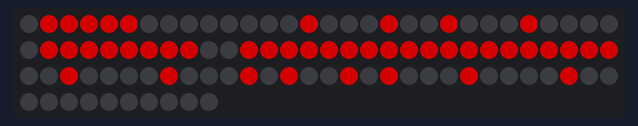
A sketch run on a simulated Arduino Uno, built with avr-gcc and run on an emulated ATmega328P. On the bench: 100 RGB LEDs in strip order, left to right, continuing on the next row. Dim RGB values are drawn brighter than linear; colours are those a GRB WS2812 strip shows for the declared byte order; random numbers use the default seed unless the sketch sets one.

Above: at 0.1 s.
At 25.41 s:
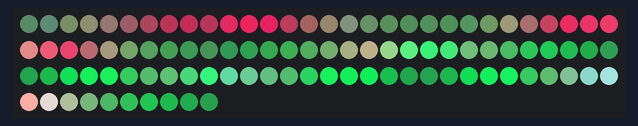
At 28.89 s:
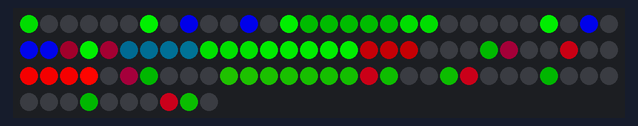
At 32.34 s:
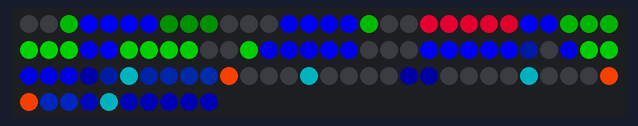
At 35.8 s:
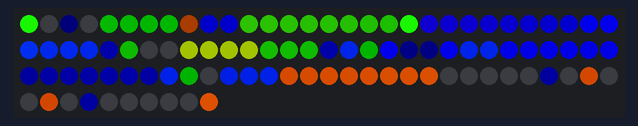
At 39.56 s:
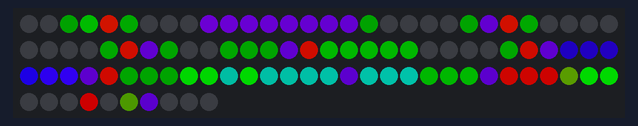

The sketch:

jules_colors.ino
```cpp
#include <FastLED.h>

#define PIN_LEDS 2

#define NUM_LEDS 100
#define X_MAX 10
#define Y_MAX 10

CRGB leds[NUM_LEDS];
static const CRGBPalette16 palette = RainbowColors_p;
enum Dir {UP = 0, LEFT = 1, DOWN = 2, RIGHT = 3};

uint16_t tractor[10] = {
  0b0000111110,
  0b0000100010,
  0b0000100010,
  0b0111111110,
  0b1111111110,
  0b1111111111,
  0b0010000100,
  0b0101001010,
  0b0010000100,
  0b0000000000,
};

void setup() {
  // Setup the LED strip
  FastLED.addLeds<WS2812B, PIN_LEDS, RGB>(leds, NUM_LEDS);
  FastLED.setBrightness(255);
  // Initialize the random seed
  randomSeed(analogRead(0));
}

// Blank all the pixels on the screen
void Blank() {
  for (int i = 0; i < NUM_LEDS; i++){
    leds[i] = CRGB::Black;
  }
}

// Fade all the pixels by the same fractional amount
void Fade() {
  for (int i = 0; i < NUM_LEDS; i++){
    leds[i].fadeToBlackBy(2);
  }
}

// Address an LED based on its X/Y coordinates
CRGB& Led(int x, int y) {
  if ((x % 2) == 1) {
    y = 9 - y;
  }
  return leds[y + (x * Y_MAX)];
}

// Move an X/Y point around, and bounce it on a wall when necessary
void MoveAndBounce(int32_t& x, int32_t& y, int32_t& dx, int32_t& dy) {
  x += dx;
  if (x < 0) {
    x = 0;
    dx = -dx;
  }
  if (x >= 256 * X_MAX) {
    x = 256 * X_MAX - 1;
    dx = -dx;
  }
  y += dy;
  if (y < 0) {
    y = 0;
    dy = -dy;
  }
  if (y >= 256 * Y_MAX) {
    y = 256 * Y_MAX - 1;
    dy = -dy;
  }
}


void Blobs() {
  static const int NUM_BLOBS = 5;
  int32_t x_b[NUM_BLOBS], y_b[NUM_BLOBS], dx_b[NUM_BLOBS], dy_b[NUM_BLOBS];
  CRGB c_b[NUM_BLOBS];
  // Pick starting points for the blobs, x and y coordinates have the binary point at 8
  for (int i = 0; i < NUM_BLOBS; i++) {
    x_b[i] = random(X_MAX * 256);
    y_b[i] = random(Y_MAX * 256);
    // Make sure we don't pick (0,0) (not moving)
    do {
      dx_b[i] = random(512) - 256;
      dy_b[i] = random(512) - 256;
    } while (dx_b[i] == 0 && dy_b[i] == 0);
    c_b[i] = ColorFromPalette(palette, random(255), 255, LINEARBLEND);
  }
  // Move the blobs around
  for (int i = 0; i < 300; i++) {
    // Now we can start rendering, pixel by pixel.
    for (int32_t x = 0; x < X_MAX; x++) {
      for (int32_t y = 0; y < Y_MAX; y++) {
        CRGB c = CRGB::Black;
        // Go over each blob
        for (int b = 0; b < NUM_BLOBS; b++) {
          // Use the distance to the blob center to fade the color
          int32_t dx = x * 256 - x_b[b];
          int32_t dy = y * 256 - y_b[b];
          if ((dx == 0) && (dy == 0)) {
            c += c_b[b];
          } else {
            int32_t scale = 30000000 / (dx * dx + dy * dy);
            if (scale > 255) {
              scale = 255;
            }
            c += c_b[b] % scale;
          }
        }
        Led(x, y) = c;
      }
    }
    FastLED.show();
    for (int b = 0; b < NUM_BLOBS; b++) {
      MoveAndBounce(x_b[b], y_b[b], dx_b[b], dy_b[b]);
    }
    delay(10);
  }
}

void Snakes() {
  Blank();
  for (int snake = 0; snake < 100; snake++) {
    CRGB color = ColorFromPalette(palette, random(255), 255, LINEARBLEND);
    // Pick random initial direction.
    Dir dir = (Dir) random(4);
    // Pick starting point accordingly.
    int x,y;
    switch(dir) {
      case UP:
        x = random(X_MAX);
        y = 0;
        break;
      case LEFT:
        x = 9;
        y = random(Y_MAX);
        break;
      case DOWN:
        x = random(X_MAX);
        y = 9;
        break;
      case RIGHT:
        x = 0;
        y = random(Y_MAX);
        break;
    }
    while(true) {
      Fade();
      Led(x, y) = color;
      FastLED.show();
      delay(10);
      // move the position
      switch(dir) {
        case UP:
          y++;
          break;
        case LEFT:
          x--;
          break;
        case DOWN:
          y--;
          break;
        case RIGHT:
          x++;
          break;
      }
      if (x < 0 || x >= X_MAX || y < 0 || y >= Y_MAX) {
        break;
      }
      // Decide if we change direction
      if (random(100) < 20) {
        if (random(100) < 50) {
          dir = (Dir) ((dir + 1) % 4);
        } else {
          dir = (Dir) ((dir - 1) % 4);
        }
      }
    }
  }
}

void Tractor() {
  Blank();
  for (int r = 0; r < 10; r++) {
    for (int c = 0; c < 10; c++) {
      if ((tractor[r] >> c) & 1) {
        Led(r, c) = CRGB::Green;
      }
    }
  }
  FastLED.show();
  delay(10000);


}


void loop() {
  Tractor();
  Blobs();
  Snakes();
}
```
